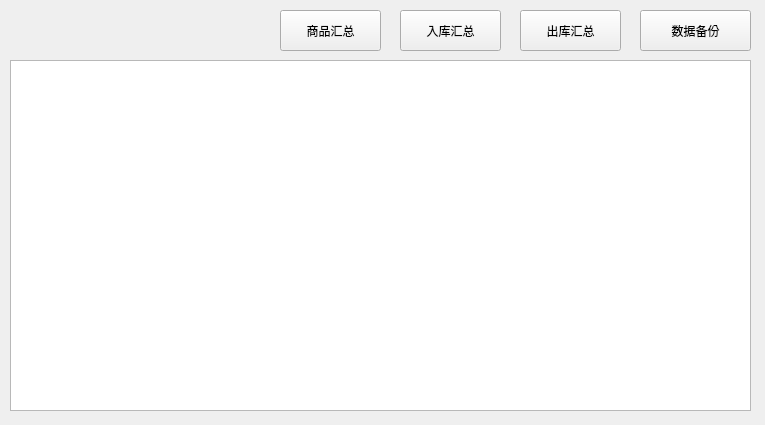
<?xml version="1.0" encoding="UTF-8"?>
<ui version="4.0">
 <class>DataSum</class>
 <widget class="QWidget" name="DataSum">
  <property name="geometry">
   <rect>
    <x>0</x>
    <y>0</y>
    <width>765</width>
    <height>425</height>
   </rect>
  </property>
  <property name="windowTitle">
   <string>数据汇总</string>
  </property>
  <widget class="QTableWidget" name="tableWidget">
   <property name="geometry">
    <rect>
     <x>10</x>
     <y>60</y>
     <width>741</width>
     <height>351</height>
    </rect>
   </property>
  </widget>
  <widget class="QPushButton" name="goods">
   <property name="geometry">
    <rect>
     <x>280</x>
     <y>10</y>
     <width>101</width>
     <height>41</height>
    </rect>
   </property>
   <property name="text">
    <string>商品汇总</string>
   </property>
  </widget>
  <widget class="QPushButton" name="in">
   <property name="geometry">
    <rect>
     <x>400</x>
     <y>10</y>
     <width>101</width>
     <height>41</height>
    </rect>
   </property>
   <property name="text">
    <string>入库汇总</string>
   </property>
  </widget>
  <widget class="QPushButton" name="out">
   <property name="geometry">
    <rect>
     <x>520</x>
     <y>10</y>
     <width>101</width>
     <height>41</height>
    </rect>
   </property>
   <property name="text">
    <string>出库汇总</string>
   </property>
  </widget>
  <widget class="QPushButton" name="copy">
   <property name="geometry">
    <rect>
     <x>640</x>
     <y>10</y>
     <width>111</width>
     <height>41</height>
    </rect>
   </property>
   <property name="text">
    <string>数据备份</string>
   </property>
  </widget>
 </widget>
 <resources/>
 <connections/>
</ui>
